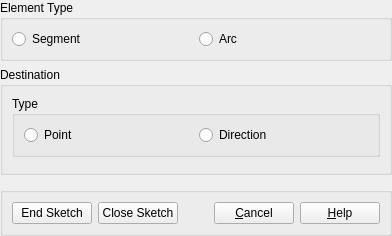
<?xml version="1.0" encoding="UTF-8"?>
<ui version="4.0">
 <class>EntityGUI_Skeleton_QTD</class>
 <widget class="QWidget" name="EntityGUI_Skeleton_QTD">
  <property name="geometry">
   <rect>
    <x>0</x>
    <y>0</y>
    <width>380</width>
    <height>236</height>
   </rect>
  </property>
  <property name="windowTitle">
   <string>Form</string>
  </property>
  <layout class="QGridLayout">
   <property name="margin">
    <number>0</number>
   </property>
   <property name="spacing">
    <number>6</number>
   </property>
   <item row="3" column="0">
    <widget class="QGroupBox" name="GroupButtons">
     <property name="sizePolicy">
      <sizepolicy hsizetype="Expanding" vsizetype="Fixed">
       <horstretch>0</horstretch>
       <verstretch>0</verstretch>
      </sizepolicy>
     </property>
     <property name="title">
      <string/>
     </property>
     <layout class="QHBoxLayout">
      <property name="spacing">
       <number>6</number>
      </property>
      <property name="margin">
       <number>9</number>
      </property>
      <item>
       <widget class="QPushButton" name="buttonEnd">
        <property name="text">
         <string>End Sketch</string>
        </property>
       </widget>
      </item>
      <item>
       <widget class="QPushButton" name="buttonClose">
        <property name="text">
         <string>Close Sketch</string>
        </property>
       </widget>
      </item>
      <item>
       <spacer>
        <property name="orientation">
         <enum>Qt::Horizontal</enum>
        </property>
        <property name="sizeType">
         <enum>QSizePolicy::MinimumExpanding</enum>
        </property>
        <property name="sizeHint" stdset="0">
         <size>
          <width>30</width>
          <height>0</height>
         </size>
        </property>
       </spacer>
      </item>
      <item>
       <widget class="QPushButton" name="buttonCancel">
        <property name="text">
         <string>&amp;Cancel</string>
        </property>
       </widget>
      </item>
      <item>
       <widget class="QPushButton" name="buttonHelp">
        <property name="text">
         <string>&amp;Help</string>
        </property>
       </widget>
      </item>
     </layout>
    </widget>
   </item>
   <item row="2" column="0">
    <widget class="QWidget" name="SkeletonCnt" native="true"/>
   </item>
   <item row="1" column="0">
    <widget class="QGroupBox" name="GroupDest">
     <property name="sizePolicy">
      <sizepolicy hsizetype="Expanding" vsizetype="Fixed">
       <horstretch>0</horstretch>
       <verstretch>0</verstretch>
      </sizepolicy>
     </property>
     <property name="title">
      <string>Destination</string>
     </property>
     <layout class="QGridLayout">
      <property name="margin">
       <number>9</number>
      </property>
      <property name="spacing">
       <number>6</number>
      </property>
      <item row="1" column="0">
       <widget class="QWidget" name="DestCnt" native="true"/>
      </item>
      <item row="0" column="0">
       <widget class="QGroupBox" name="GroupDest1">
        <property name="sizePolicy">
         <sizepolicy hsizetype="Expanding" vsizetype="Fixed">
          <horstretch>0</horstretch>
          <verstretch>0</verstretch>
         </sizepolicy>
        </property>
        <property name="title">
         <string>Type</string>
        </property>
        <layout class="QHBoxLayout">
         <property name="spacing">
          <number>6</number>
         </property>
         <property name="margin">
          <number>9</number>
         </property>
         <item>
          <widget class="QRadioButton" name="RB_Dest1">
           <property name="text">
            <string>Point</string>
           </property>
          </widget>
         </item>
         <item>
          <widget class="QRadioButton" name="RB_Dest2">
           <property name="text">
            <string>Direction</string>
           </property>
          </widget>
         </item>
        </layout>
       </widget>
      </item>
     </layout>
    </widget>
   </item>
   <item row="0" column="0">
    <widget class="QGroupBox" name="GroupConstructors">
     <property name="sizePolicy">
      <sizepolicy hsizetype="Preferred" vsizetype="Fixed">
       <horstretch>0</horstretch>
       <verstretch>0</verstretch>
      </sizepolicy>
     </property>
     <property name="title">
      <string>Element Type</string>
     </property>
     <layout class="QHBoxLayout">
      <property name="spacing">
       <number>6</number>
      </property>
      <property name="margin">
       <number>9</number>
      </property>
      <item>
       <widget class="QRadioButton" name="RadioButton1">
        <property name="text">
         <string>Segment</string>
        </property>
       </widget>
      </item>
      <item>
       <widget class="QRadioButton" name="RadioButton2">
        <property name="text">
         <string>Arc</string>
        </property>
       </widget>
      </item>
     </layout>
    </widget>
   </item>
  </layout>
 </widget>
 <tabstops>
  <tabstop>buttonEnd</tabstop>
  <tabstop>buttonClose</tabstop>
  <tabstop>buttonCancel</tabstop>
  <tabstop>buttonHelp</tabstop>
  <tabstop>RadioButton1</tabstop>
  <tabstop>RadioButton2</tabstop>
  <tabstop>RB_Dest1</tabstop>
  <tabstop>RB_Dest2</tabstop>
 </tabstops>
 <resources/>
 <connections/>
</ui>
